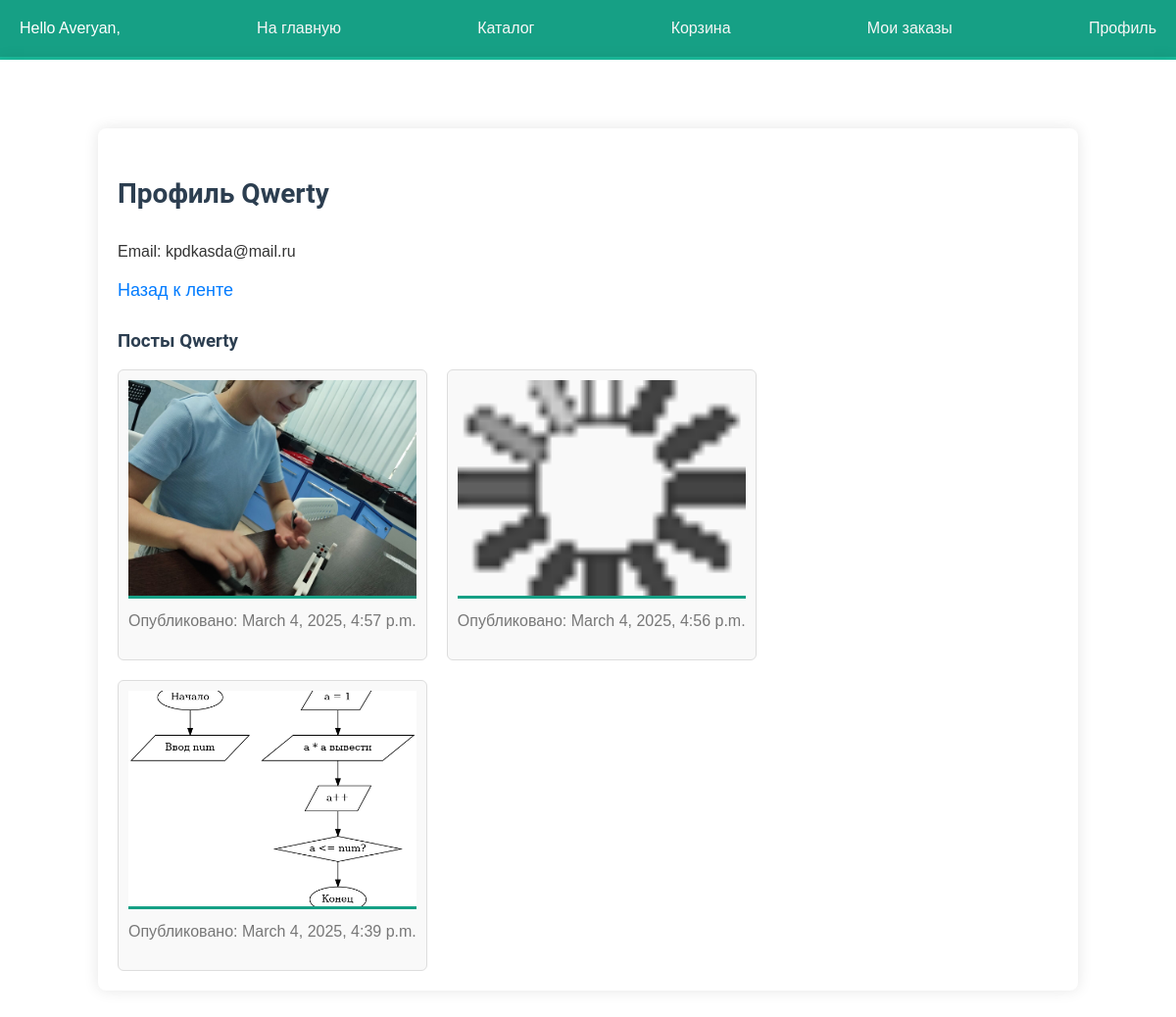
Screenshot of /user/1/ (signed in) with the database file from the repository.
### account/models.py (models this page shows, shortened)
class Image(models.Model):
    image = models.ImageField()
    description = models.TextField(blank=True)
    created_at = models.DateTimeField(auto_now_add=True)
    author = models.ForeignKey(User, on_delete=models.CASCADE, related_name="images")
    likes = models.ManyToManyField(User, related_name="liked_images", blank=True)

### account/views.py (the view)
# urls.py: path('user/<int:user_id>/', views.user_profile, name='user_profile'),
@login_required
def user_profile(request, user_id):
    user = get_object_or_404(User, id=user_id)
    user_posts = Image.objects.filter(author=user).order_by('-created_at')
    context = {
        'profile_user': user,
        'user_posts': user_posts,
    }
    return render(request, 'user_profile.html', context)

### account/templates/user_profile.html
{% extends 'base.html' %}
{% block content %}
    <div class="profile-container">
        <h2>Профиль {{ profile_user.username }}</h2>
        <p>Email: {{ profile_user.email }}</p>
        <div class="profile-nav">
            <ul>
                <li><a href="{% url 'board' %}">Назад к ленте</a></li>
            </ul>
        </div>
        <div class="profile-section">
            <h3>Посты {{ profile_user.username }}</h3>
            <div class="image-feed">
                {% for post in user_posts %}
                    <div class="image-item">
                        <img src="{{ post.image.url }}" alt="User post" width="300">
                        <p>Опубликовано: {{ post.created_at }}</p>
                    </div>
                {% empty %}
                    <p>У пользователя пока нет постов.</p>
                {% endfor %}
            </div>
        </div>
    </div>
{% endblock %}

### account/templates/base.html (shortened to what this page needs)
{% load static %}
 <html>
 <head>
  <link href="{% static 'css/base.css' %}" rel="stylesheet">
 </head>
 <body>
  <div id="header">
    {% if request.user.is_authenticated %}
        Hello {{ request.user.first_name }},
        <a href="{% url 'board' %}">На главную</a>
        <a href="{% url 'catalog:product_list' %}">Каталог</a>
        <a href="{% url 'catalog:view_cart' %}">Корзина</a>
        <a href="{% url 'catalog:order_list' %}">Мои заказы</a>
        <a href="{% url 'profile' %}">Профиль</a>
    {% else %}
        <a href="{% url 'login_view' %}">Логин</a>
    {% endif %}
 </div>
 <div id="content">
    {% block content %}
    {% endblock %}
 </div>
 </body>
 </html>

### account/static/css/base.css (style rules this page uses)
body { margin: 0; padding: 0; font-family: 'Arial', sans-serif; background-color: #f4f4f9; color: #333; }
p { line-height: 1.6; }
a { color: #1abc9c; text-decoration: none; }
h1, h2, h3, h4, h5, h6 { font-family: 'Roboto', sans-serif; font-weight: 600; color: #2c3e50; }
h2 { margin: 30px 0; font-size: 28px; }
#header { padding: 20px; background: #16a085; color: white; font-size: 16px; border-bottom: 3px solid #1abc9c; display: flex; justify-content: space-between; align-items: center; }
#header a { color: #f7f7f7; }
#content { padding: 40px 100px; background: #ffffff; box-shadow: 0 0 15px rgba(0, 0, 0, 0.1); }
.profile-nav ul { list-style-type: none; padding: 0; }
.profile-nav li { display: inline-block; margin-right: 20px; }
.profile-nav a { text-decoration: none; color: #007bff; font-size: 18px; }
.profile-section { margin-top: 30px; }
.image-feed { display: flex; flex-wrap: wrap; gap: 20px; }
.image-item { border: 1px solid #ddd; padding: 10px; max-width: 300px; text-align: center; background-color: #f9f9f9; }
.profile-container { max-width: 1200px; margin: 30px auto; padding: 20px; background: #ffffff; box-shadow: 0 0 15px rgba(0, 0, 0, 0.1); border-radius: 8px; }
.profile-nav ul { list-style: none; padding: 0; }
.image-item { border: 1px solid #ddd; padding: 10px; max-width: 300px; text-align: center; background-color: #f9f9f9; border-radius: 6px; }
.image-item img { width: 100%; height: 220px; object-fit: cover; border-bottom: 3px solid #16a085; }
.image-item p { margin-top: 10px; color: #777; }
h2, h3 { color: #2c3e50; font-weight: bold; }
h3 { margin-top: 20px; }

### rows the page displays
Image: image (picture), created_at "March 4, 2025, 4:57 p.m."
Image: image (picture), created_at "March 4, 2025, 4:56 p.m."
Image: image (picture), created_at "March 4, 2025, 4:39 p.m."

### other values shown
{{ request.user.first_name }} "Averyan"
{{ profile_user.username }} "Qwerty"
{{ profile_user.email }} "kpdkasda@mail.ru"
